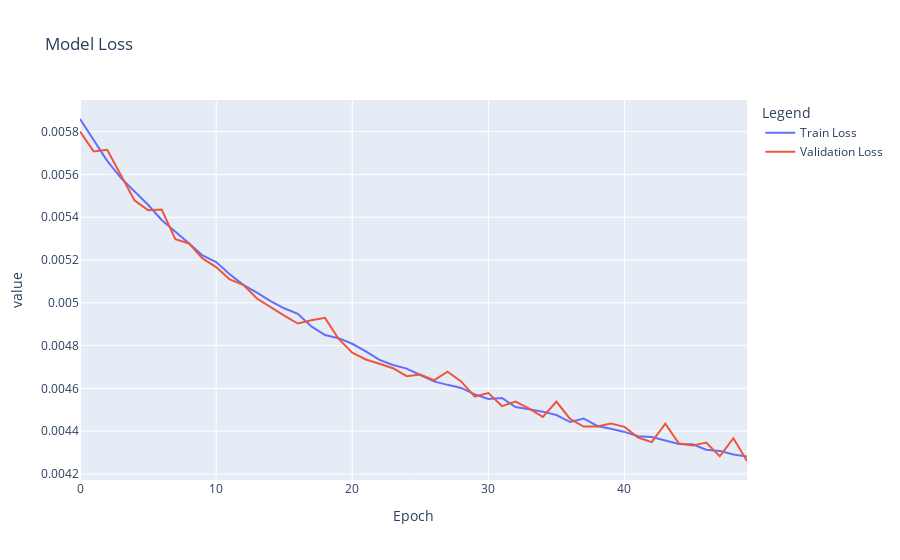

Notebook cell for this chart:
### Code cell
# Plot training history
plot_training_history(train_history)

### Figure 1 — Plotly figure (JSON) as saved in the notebook; plotly's stock layout.template omitted (floating-point values rounded to 4 significant figures)
{"data": [{"hovertemplate": "variable=wide_variable_0<br>Epoch=%{x}<br>value=%{y}<extra></extra>", "legendgroup": "wide_variable_0", "line": {"color": "#636efa", "dash": "solid"}, "marker": {"symbol": "circle"}, "mode": "lines", "name": "Train Loss", "orientation": "v", "showlegend": true, "type": "scatter", "x": [0, 1, 2, 3, 4, 5, 6, 7, 8, 9, 10, 11, 12, 13, 14, 15, 16, 17, 18, 19, 20, 21, 22, 23, 24, 25, 26, 27, 28, 29, 30, 31, 32, 33, 34, 35, 36, 37, 38, 39, 40, 41, 42, 43, 44, 45, 46, 47, 48, 49], "xaxis": "x", "y": [0.005859, 0.005763, 0.005663, 0.005584, 0.005522, 0.005458, 0.005387, 0.005334, 0.005278, 0.005221, 0.00519, 0.005133, 0.005084, 0.005048, 0.005008, 0.004974, 0.004948, 0.00489, 0.004849, 0.004835, 0.004809, 0.004773, 0.004733, 0.004709, 0.004692, 0.004663, 0.004633, 0.004616, 0.004602, 0.004572, 0.00455, 0.004555, 0.004513, 0.004502, 0.004491, 0.004476, 0.004443, 0.004459, 0.004424, 0.004411, 0.004397, 0.004377, 0.004372, 0.004356, 0.00434, 0.004338, 0.004313, 0.004308, 0.004291, 0.004282], "yaxis": "y"}, {"hovertemplate": "variable=wide_variable_1<br>Epoch=%{x}<br>value=%{y}<extra></extra>", "legendgroup": "wide_variable_1", "line": {"color": "#EF553B", "dash": "solid"}, "marker": {"symbol": "circle"}, "mode": "lines", "name": "Validation Loss", "orientation": "v", "showlegend": true, "type": "scatter", "x": [0, 1, 2, 3, 4, 5, 6, 7, 8, 9, 10, 11, 12, 13, 14, 15, 16, 17, 18, 19, 20, 21, 22, 23, 24, 25, 26, 27, 28, 29, 30, 31, 32, 33, 34, 35, 36, 37, 38, 39, 40, 41, 42, 43, 44, 45, 46, 47, 48, 49], "xaxis": "x", "y": [0.0058, 0.005707, 0.005715, 0.005595, 0.005479, 0.005433, 0.005436, 0.005297, 0.005277, 0.005207, 0.005167, 0.005109, 0.005084, 0.00502, 0.004979, 0.00494, 0.004903, 0.004918, 0.004929, 0.004831, 0.004767, 0.004735, 0.004715, 0.004694, 0.004657, 0.004665, 0.004638, 0.004678, 0.004633, 0.004562, 0.004578, 0.004517, 0.004539, 0.004506, 0.004467, 0.004538, 0.004457, 0.004421, 0.004422, 0.004436, 0.00442, 0.00437, 0.004348, 0.004435, 0.004342, 0.004333, 0.004347, 0.004283, 0.004367, 0.004261], "yaxis": "y"}], "layout": {"legend": {"title": {"text": "Legend"}, "tracegroupgap": 0}, "title": {"text": "Model Loss"}, "xaxis": {"anchor": "y", "domain": [0, 1], "title": {"text": "Epoch"}}, "yaxis": {"anchor": "x", "domain": [0, 1], "title": {"text": "value"}}}}
